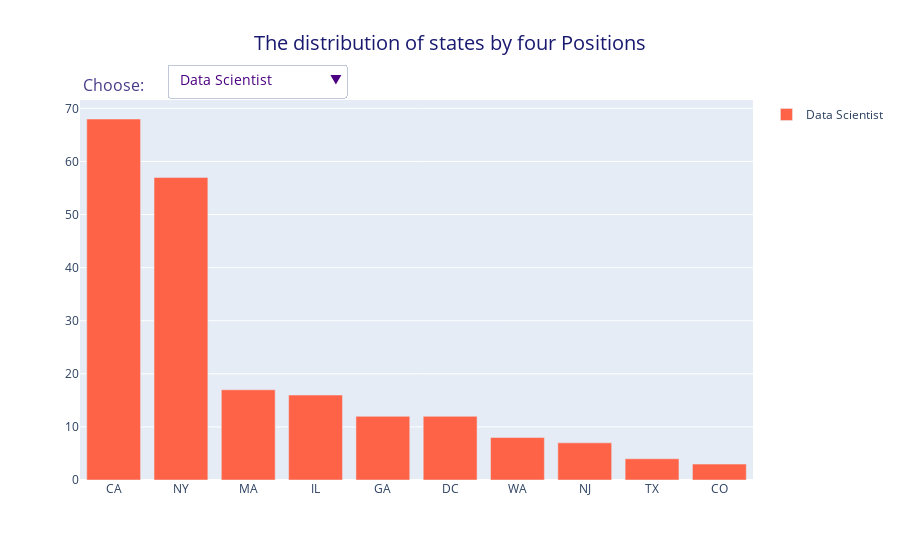

Write notebook code for a chart like this one.
### Code cell
dfd1 = df[df['position']== 'Data Scientist']
dfd2 = df[df['position']== 'Senior Data Scientist']
dfd3 = df[df['position']== 'Research Analyst']
dfd4 = df[df['position']== 'Data Engineer']

redf1 = dfd1["state"].value_counts()[:10].reset_index()
redf2 = dfd2['state'].value_counts()[:10].reset_index()
redf3 = dfd3['state'].value_counts()[:10].reset_index()
redf4 = dfd4['state'].value_counts()[:10].reset_index()


fig = go.Figure()

fig.add_trace(go.Bar(x = redf1["index"],
                     y = redf1["state"],
                     marker = dict(color = 'Tomato'),
                     name = 'Data Scientist'))

fig.add_trace(go.Bar(x = redf2['index'],
                     y = redf2['state'],
                     name = 'Senior Data Scientist',
                     marker = dict(color = 'LightCoral')))

fig.add_trace(go.Bar(x = redf3['index'],
                     y = redf3['state'],
                     name = 'Research Analyst',
                     marker = dict(color = 'SteelBlue')))

fig.add_trace(go.Bar(x = redf4['index'],
                     y = redf4['state'],
                     name = 'Data Engineer',
                     marker = dict(color = 'CadetBlue')))

fig.update_layout( 
    updatemenus=[ 
        dict( 
            direction="down", 
            pad={"r": 10, "t": 10},
            showactive=True, 
            x=0.13, 
            xanchor="left",
            y=1.12, 
            yanchor="top",
            font = dict(color = 'Indigo',size = 14),
            buttons=list([ 
                dict(label="All", 
                     method="update", 
                     args=[ {"visible": [True, True, True,True]}, 
                            {'showlegend' : True} 
                        ]),
                dict(label="Data Scientist", 
                     method="update", 
                     args=[ {"visible": [True, False, False,False]}, 
                            {'showlegend' : True} 
                        ]), 
                dict(label='Senior Data Scientist', 
                     method="update", 
                     args=[ {"visible": [False, True, False,False]}, 
                            {'showlegend' : True} 
                     ]), 
                dict(label='Research Analyst', 
                     method="update", 
                     args=[ {"visible": [False, False, True,False]}, 
                            {'showlegend' : True} 
                        ]),  
                dict(label='Data Engineer', 
                     method="update", 
                     args=[ {"visible": [False, False,False,True]}, 
                            {'showlegend' : True}]),
            ]),
        )])

fig.update_layout(
    annotations=[
        dict(text="Choose:", showarrow=False,
             x=0, y=1.075, yref="paper", align="right",
             font=dict(size=16,color = 'DarkSlateBlue'))])

fig.update_layout(title ="The distribution of states by four Positions",
                  title_x = 0.5,
                  title_font = dict(size = 20, color = 'MidnightBlue'))

fig.show()

### Figure 1 — Plotly figure (JSON) as saved in the notebook; plotly's stock layout.template omitted (floating-point values rounded to 4 significant figures)
{"data": [{"marker": {"color": "Tomato"}, "name": "Data Scientist", "type": "bar", "visible": true, "x": ["CA", "NY", "MA", "IL", "GA", "DC", "WA", "NJ", "TX", "CO"], "y": [68, 57, 17, 16, 12, 12, 8, 7, 4, 3]}, {"marker": {"color": "LightCoral"}, "name": "Senior Data Scientist", "type": "bar", "visible": false, "x": ["CA", "NY", "MA", "GA", "IL", "NJ", "WA", "TX", "DC"], "y": [23, 8, 7, 4, 3, 3, 3, 1, 1]}, {"marker": {"color": "SteelBlue"}, "name": "Research Analyst", "type": "bar", "visible": false, "x": ["NY", "DC", "CA", "MA", "GA", "IL", "NJ"], "y": [15, 10, 10, 4, 2, 2, 1]}, {"marker": {"color": "CadetBlue"}, "name": "Data Engineer", "type": "bar", "visible": false, "x": ["CA", "NY", "MA", "IL", "WA", "DC", "GA"], "y": [14, 10, 6, 3, 3, 2, 1]}], "layout": {"annotations": [{"align": "right", "font": {"color": "DarkSlateBlue", "size": 16}, "showarrow": false, "text": "Choose:", "x": 0, "y": 1.075, "yref": "paper"}], "autosize": true, "showlegend": true, "title": {"font": {"color": "MidnightBlue", "size": 20}, "text": "The distribution of states by four Positions", "x": 0.5}, "updatemenus": [{"active": 1, "buttons": [{"args": [{"visible": [true, true, true, true]}, {"showlegend": true}], "label": "All", "method": "update"}, {"args": [{"visible": [true, false, false, false]}, {"showlegend": true}], "label": "Data Scientist", "method": "update"}, {"args": [{"visible": [false, true, false, false]}, {"showlegend": true}], "label": "Senior Data Scientist", "method": "update"}, {"args": [{"visible": [false, false, true, false]}, {"showlegend": true}], "label": "Research Analyst", "method": "update"}, {"args": [{"visible": [false, false, false, true]}, {"showlegend": true}], "label": "Data Engineer", "method": "update"}], "direction": "down", "font": {"color": "Indigo", "size": 14}, "pad": {"r": 10, "t": 10}, "showactive": true, "x": 0.13, "xanchor": "left", "y": 1.12, "yanchor": "top"}], "xaxis": {"autorange": true, "range": [-0.5, 9.5], "type": "category"}, "yaxis": {"autorange": true, "range": [0, 71.58], "type": "linear"}}}
